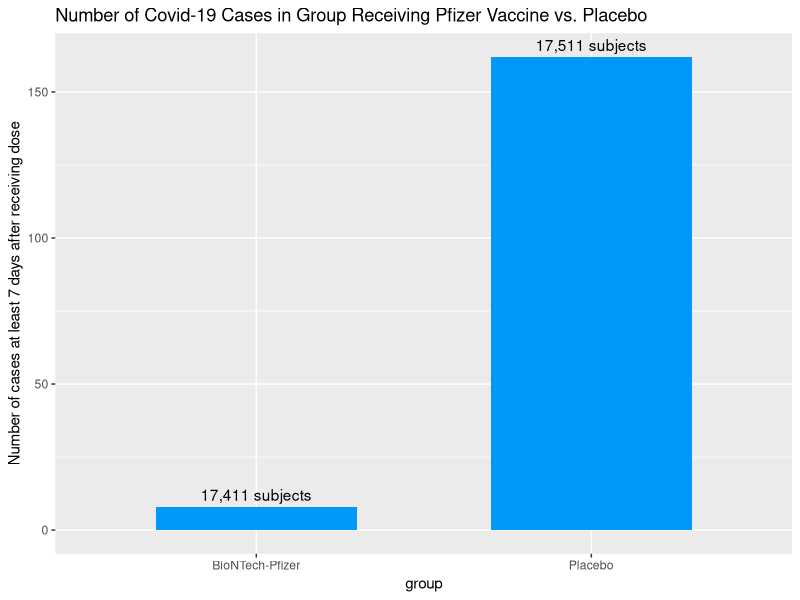
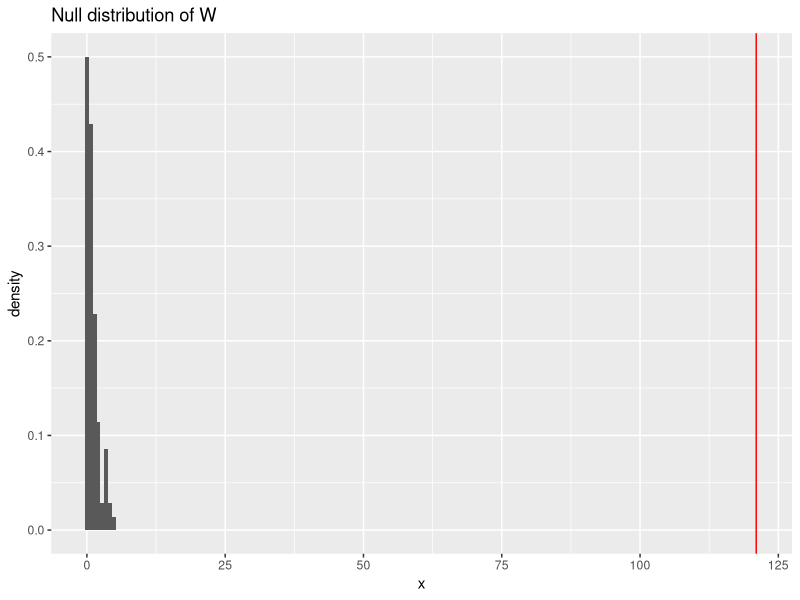
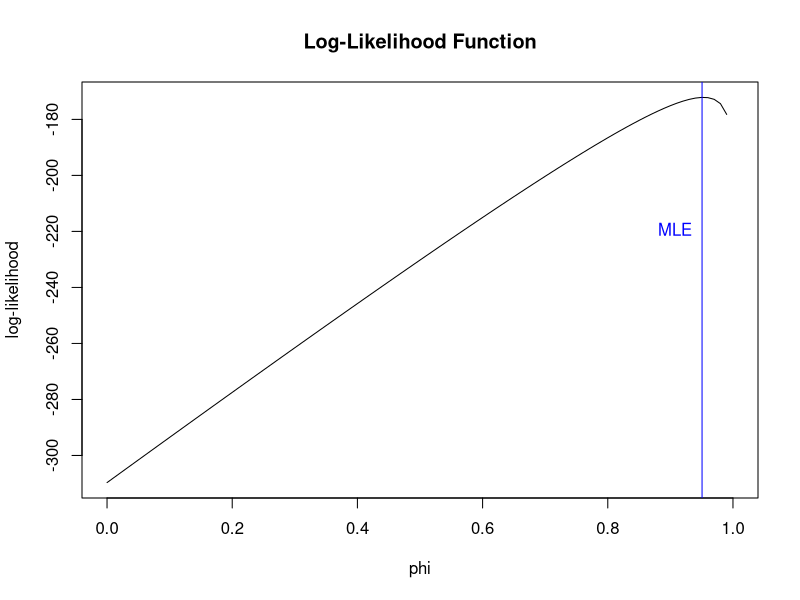
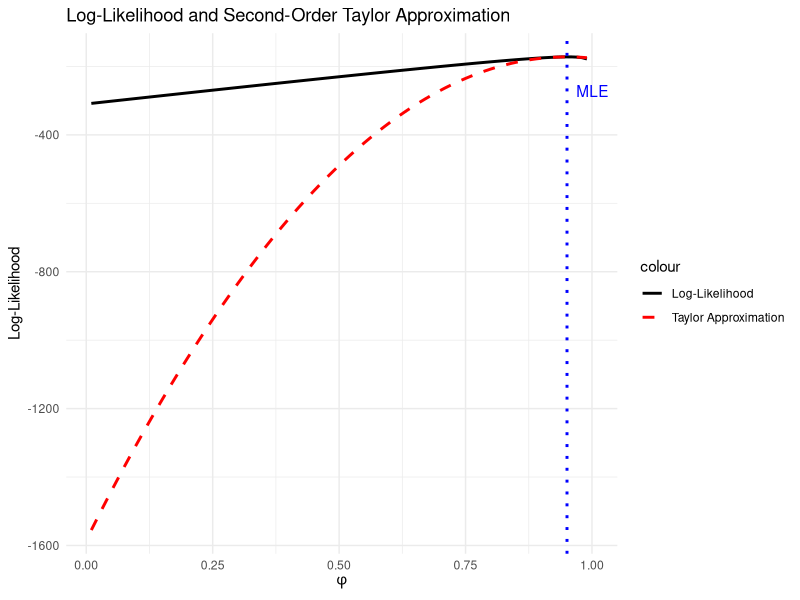
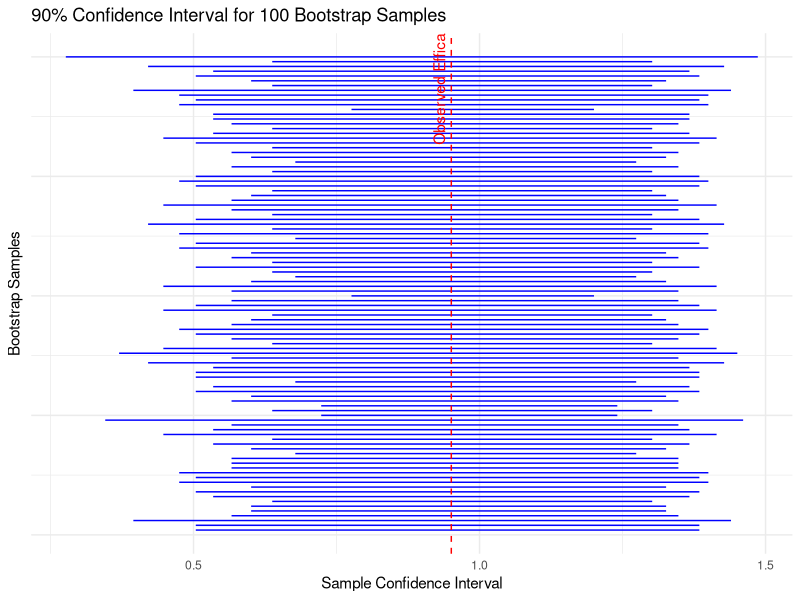

Here is the R script that generated these plots, in order:
## ---- chunk 1
knitr::opts_chunk$set(echo = TRUE)
library(ggplot2)
library(tidyverse)
## ---- chunk 2
data = data.frame(
  group = c("BioNTech-Pfizer", "Placebo"),
  num_cases = c(8, 162),
  count = c("17,411 subjects", "17,511 subjects")
)

ggplot(data, aes(x = group, y = num_cases)) + 
    geom_col(fill = "#0099f9", width = 0.6) +  labs(
      title = "Number of Covid-19 Cases in Group Receiving Pfizer Vaccine vs. Placebo", y= "Number of cases at least 7 days after receiving dose"
  ) + geom_text(aes(label = count), vjust=-0.5)
## ---- chunk 3
mle <- (170 - 2*8)/(170-8)
mle
## ---- chunk 4
se <- (1-mle)*(2-mle)/sqrt(8*(2-mle)^2 - 170*(1-mle)^2)
se
## ---- chunk 5
n = 170
x = 8
## ---- chunk 6
L_mle <- choose(n ,x)*(1-mle)^x * (1/(2-mle))^n
## ---- chunk 7
null = 0.3
L_null <- choose(n ,x)*(1-null)^x * (1/(2-null))^n
## ---- chunk 8
w = 2*log(L_mle/L_null)
w
## ---- chunk 9
pvalue = pchisq(w, df=1, lower.tail = F)
pvalue
## ---- chunk 10
obs_w = 121

set.seed(123)
B <- 100


psi_null = 0.3
n = 170
x = 8
### probability of COVID with vaccine
cases_vaccine = (1-psi_null)/(2-psi_null)
### probability of COVID with no vaccine 
cases_placebo = 1-cases_vaccine

null_wstar = numeric(B)

for(i in 1:B) {
  sample_boot <- sample(c(1, 0), size = n, replace = TRUE, prob = c(cases_vaccine, cases_placebo))
  xstar <- sum(sample_boot == 1)
  mle <- (n - 2 * xstar) / (n - xstar)
  loglik_mle <- log(choose(n, xstar)) + xstar*log(1 - mle) - n*log(2 - mle)
  loglik_null <- log(choose(n, xstar)) + xstar*log(1 - psi_null) - n*log(2 - psi_null)
  null_wstar[i] <- 2 * (loglik_mle - loglik_null)
}

# Visualize the null distribution of wstar
ggplot(data = data.frame(x = null_wstar),
       mapping = aes(x = x)) +
  geom_histogram(mapping = aes(y = after_stat(density)),
                 binwidth = 0.7) +
  geom_vline(xintercept = obs_w, color = "red") +
  labs(title = "Null distribution of W")

pvalue <- mean(null_wstar >= obs_w)
cat("Empirical P-value:", pvalue)
## ---- chunk 11
# Define the log-likelihood function
loglik.binom <- function(phi, x, n) {
  ifelse((phi < 0 | phi > 1), NA, log(choose(n, x)) + x * log(1 - phi) - n * (2 - phi))
}

# Example data
n <- 170
x <- 8

theta_0_mle_estimate <- (n-2*x)/(n-x)

phi_values <- seq(0, 1, by = 0.01)
log_likelihood_values <- sapply(phi_values, function(phi) loglik.binom(phi, x, n))

# plot of log likelihood function for phi
plot(phi_values, log_likelihood_values, type = "l",
     xlab = "phi", ylab = "log-likelihood", main = "Log-Likelihood Function")
abline(v = theta_0_mle_estimate, col = "blue")
text(x = theta_0_mle_estimate, y = max(-340:-220), labels = "MLE", pos = 2, col = "blue")

## ---- chunk 12
# Define the second-order Taylor approximation function
taylor_approx <- function(phi, x, n, phi_hat) {
  loglik_prime <- - x / (1 - phi_hat) + n / (2 - phi_hat)
  loglik_double_prime <- - x / (1 - phi_hat)^2 + n / (2 - phi_hat)^2
  return(loglik.binom(phi_hat, x, n) + loglik_prime * (phi - phi_hat) + 0.5 * loglik_double_prime * (phi - phi_hat)^2)
}

phi_values <- seq(0.01, 0.99, by = 0.01)

# Compute the log-likelihood values and the second-order Taylor approximation
loglik_values <- loglik.binom(phi_values, 8, 170)
taylor_values <- taylor_approx(phi_values, 8, 170, theta_0_mle_estimate)

# Create a dataframe for plotting
df <- data.frame(phi = phi_values, loglik = loglik_values, taylor = taylor_values)

# Plot
ggplot(df, aes(phi)) +
  geom_line(aes(y = loglik, color = "Log-Likelihood"), size = 1) +
  geom_line(aes(y = taylor, color = "Taylor Approximation"), linetype = "dashed", size = 1) +
  geom_vline(xintercept = theta_0_mle_estimate, color = "blue", linetype = "dotted", size = 1) +
  labs(title = "Log-Likelihood and Second-Order Taylor Approximation",
       x = expression(phi),
       y = "Log-Likelihood") +
  scale_color_manual(values = c("black", "red"),
                     labels = c("Log-Likelihood", "Taylor Approximation")) +
  theme_minimal() +
  annotate("text", x = theta_0_mle_estimate + 0.05, y = max(df$loglik, na.rm = TRUE) - 100, 
           label = "MLE", color = "blue")
## ---- chunk 13
# Define parameters
B <- 100
n <- 170
prob1 <- 8 / 170
prob2 <- 162 / 170
z <- qnorm(0.975)

# Initialize vectors to store bootstrap values and confidence intervals
boot_values <- numeric(B)
se_boot <- numeric(B)
lower_mom_boot <- numeric(B)
upper_mom_boot <- numeric(B)

# Perform bootstrap sampling
set.seed(123)  # For reproducibility
for (i in 1:B) {
  sample_boot <- sample(c(1, 0), size = n, replace = TRUE, prob = c(prob1, prob2))
  x <- length(which(sample_boot == 1))
  boot_values[i] <- (n - 2*x) / (n - x)
  se_boot[i] <- sd(sample_boot)  # Standard error for each bootstrap sample
  lower_mom_boot[i] <- boot_values[i] - z * se_boot[i]
  upper_mom_boot[i] <- boot_values[i] + z * se_boot[i]
}

# Calculate overall standard error for the estimator
se <- sd(boot_values)

# Calculate overall confidence interval for the estimator
psi_mom <- 154 / 162
lower_mom <- psi_mom - z * se
upper_mom <- psi_mom + z * se

# Print results
cat("95% Confidence Interval for psi_mom:", lower_mom, "to", upper_mom, "\n")
## ---- chunk 14
# Create a dataframe for plotting
sample_summary <- data.frame(
  sample = 1:B,
  lower = lower_mom_boot,
  upper = upper_mom_boot,
  estimate = boot_values
)

# Plot the confidence intervals for the bootstrap samples
ggplot(data = sample_summary) +
  geom_segment(mapping = aes(x = lower, xend = upper, y = sample, yend = sample), color = "blue") +
  labs(x = "Sample Confidence Interval", y = "Bootstrap Samples",
       title = "90% Confidence Interval for 100 Bootstrap Samples") +
  theme_minimal() +
  theme(axis.text.y = element_blank(), axis.ticks.y = element_blank()) +
  geom_vline(xintercept = psi_mom, color = "red", linetype = "dashed") +
  annotate("text", x = psi_mom, y = B * 0.95, label = "Observed Efficacy", color = "red", angle = 90, vjust = -0.5)
## ---- chunk 15
# Calculate empirical p-value
set.seed(123)
B <- 100
psi_null = 0.3
n = 170
x = 8
### probability of COVID with vaccine
cases_vaccine = (1-psi_null)/(2-psi_null)
### probability of COVID with no vaccine 
cases_placebo = 1-cases_vaccine

for(i in 1:B) {
  sample_boot = sample(c(1, 0), size = n, replace = TRUE, prob = c(cases_vaccine, cases_placebo)) 
  x = length(which(sample_boot == 1))
  boot_values[i] = (n - 2 * x) / (n - x)
}
empirical_p_value <- mean(boot_values >= psi_mom)
cat("Empirical p-value:", empirical_p_value, "\n")
